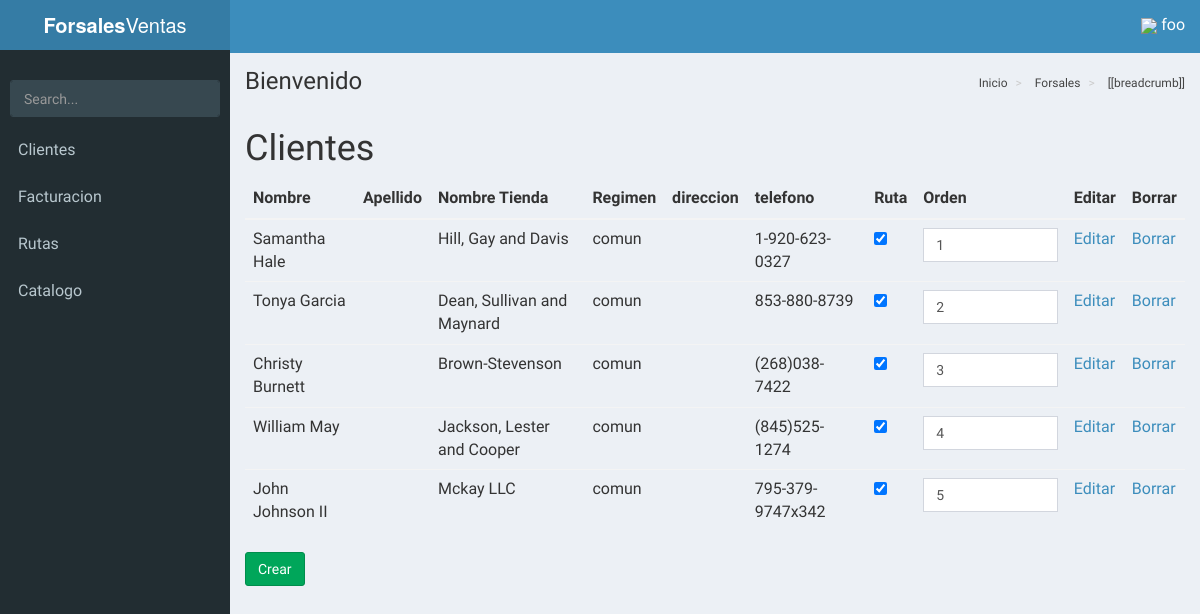
/clientes/ (signed in), run on the app's committed database.
### base/models.py (models this page shows, shortened)
class cliente(models.Model):
	class Meta:
		ordering = ['orden_ruta']
	"""docstring for cliente"""
	nombre = models.CharField(max_length=45)
	apellido = models.CharField(max_length=45)
	nombre_tienda = models.CharField(max_length=45)
	regimen = models.CharField(max_length=45)
	direccion = models.CharField(max_length=45)
	telefono = models.CharField(max_length=45)
	orden_ruta = models.IntegerField()
	pos_x = models.CharField(max_length=50)
	pos_y = models.CharField(max_length=50)
	ruta_activa = models.CharField(max_length=1,default=1)

### base/views.py (the view)
# urls.py: url(r'^clientes/$', ListarCliente, name="listar_clientes"),
@login_required
def ListarCliente(request,):
	ruta_limpiada = os.environ.get('CLEAR')
	print(ruta_limpiada)
	clientes = cliente.objects.all()
	return render(request,'clientes/listar.html',{'object_list':clientes})

### base/templates/clientes/listar.html (shortened to what this page needs)
{% extends 'AdminLTE/index.html' %}
{% block content %}
	<h1>Clientes</h1>
	<table class="table">
		<thead>
			<tr>
				<th>Nombre</th>
				<th>Apellido</th>
				<th>Nombre Tienda</th>
				<th>Regimen</th>
				<th>direccion</th>
				<th>telefono</th>
				<th>Ruta</th>
				<th>Orden</th>
				<th>Editar</th>
				<th>Borrar</th>
			</tr>
		</thead>
		<tbody>
			{% for cliente in object_list %}
				<tr>
					<td>{{ cliente.nombre }}</td>
					<td>{{ cliente.apellido }}</td>
					<td>{{ cliente.nombre_tienda }}</td>
					<td>{{ cliente.regimen }}</td>
					<td>{{ cliente.direccion }}</td>
					<td>{{ cliente.telefono }}</td>
					<td>
						<input
							type="checkbox"
							data-cliente="{{cliente.id}}"
							{% if cliente.ruta_activa == '1' %}
								checked
							{% endif %}
							onclick="toggleStatus(event)"
						/>
					</td>
					<td>
						<input type="number" data-cliente="{{cliente.id}}" value="{{cliente.orden_ruta}}" onchange="setOrdenRuta(event)" />
					</td>
					<td><a href="{% url 'actualizar_cliente' cliente.pk %}">Editar</a></td>
					<td><a href="{% url 'borrar_cliente' cliente.pk %}">Borrar</a></td>
				</tr>
			{% empty %}
				<tr>
					<td>Sin cliente</td>
				</tr>
			{% endfor %}
		</tbody>
	</table>
	<a class="btn btn-success" href="{% url 'crear_cliente' %}">Crear</a>
{% endblock content %}

### base/templates/AdminLTE/index.html (shortened to what this page needs)
{% load static %}
<!DOCTYPE html>
<html>
<head>
<link rel="stylesheet" href="https://unpkg.com/bootstrap-material-design@4.0.0-beta.3/dist/css/bootstrap-material-design.min.css"
>
  <link rel="stylesheet" href="{% static 'css/AdminLTE/bootstrap/css/bootstrap.min.css' %}">
  <link rel="stylesheet" href="{% static 'css/AdminLTE/AdminLTE.min.css' %}">
  <link rel="stylesheet" href="{% static 'css/AdminLTE/skins/_all-skins.min.css' %}">
  <link rel="stylesheet" href="{% static 'css/AdminLTE/plugins/iCheck/flat/blue.css' %}">
  <link rel="stylesheet" href="{% static 'css/AdminLTE/plugins/morris/morris.css' %}">
  <link rel="stylesheet" href="{% static 'css/AdminLTE/plugins/jvectormap/jquery-jvectormap-1.2.2.css' %}">
  <link rel="stylesheet" href="{% static 'css/AdminLTE/plugins/datepicker/datepicker3.css' %}">
  <link rel="stylesheet" href="{% static 'css/AdminLTE/plugins/daterangepicker/daterangepicker.css' %}">
  <link rel="stylesheet" href="{% static 'css/AdminLTE/plugins/bootstrap-wysihtml5/bootstrap3-wysihtml5.min.css' %}">
  <link rel="stylesheet" href="{% static 'alertifyjs/css/alertify.min.css' %}">
  <link rel="stylesheet" href="{% static 'alertifyjs/css/themes/bootstrap.min.css' %}">
  <link rel="stylesheet" href="{% static 'vue/vue-good-table/vue-good-table.css' %}">
</head>
<body class="hold-transition skin-blue sidebar-mini">
<div class="wrapper" id="vue-root">
  <header class="main-header">
    <a href="/" class="logo">
      <span class="logo-lg"><b>Forsales</b>Ventas</span>
    </a>
    <nav class="navbar navbar-static-top">
      <a href="#" class="sidebar-toggle" data-toggle="offcanvas" role="button">
      </a>
      <div class="navbar-custom-menu">
        <ul class="nav navbar-nav">
          <li class="dropdown user user-menu">
            <a href="#" class="dropdown-toggle" data-toggle="dropdown">
             <img style="width: 10%; " src="{% static 'img/user.png' %}">
              <span class="hidden-xs">{{ request.user.username }}</span>
            </a>
          </li>
        </ul>
      </div>
    </nav>
  </header>
  <aside class="main-sidebar">
    <section class="sidebar">
      <div class="user-panel">
      </div>
      <form action="#" method="get" class="sidebar-form">
        <div class="input-group">
          <input type="text" name="q" class="form-control" placeholder="Search...">
              <span class="input-group-btn">
                <button type="submit" name="search" id="search-btn" class="btn btn-flat">
                </button>
              </span>
        </div>
      </form>
      <ul class="sidebar-menu">
      {% if request.user.is_superuser %}
        <li class="header">PANEL DE CONTROL</li>
        <li>
          <a href="{% url 'listar_productos' %}">
            <i class="fa fa-shopping-basket" aria-hidden="true"><span>Productos</span></i>
          </a>
        </li>
        <li>
          <a href="{% url 'listar_clientes' %}">
            <i class="fa fa-th"></i> <span>Clientes</span>
          </a>
        </li>
        <li>
          <a href="{% url 'bodega' 'main' %}">
            <i class="fa fa-th"></i> <span>Bodega</span>
          </a>
        </li>
        <li>
          <a href="{% url 'listar_distribuidores' %}">
            <i class="fa fa-th"></i> <span>Distribuidores</span>
          </a>
        </li>
        <li>
          <a href="{% url 'listar_proveedores' %}">
            <i class="fa fa-th"></i> <span>Proveedores</span>
          </a>
        </li>
        <li class="treeview">
          <a href="#">
            <i class="fa fa-dashboard"></i> <span>Facturacion</span>
            <span class="pull-right-container">
              <i class="fa fa-angle-left pull-right"></i>
            </span>
          </a>
          <ul class="treeview-menu">
            <li class=""><a href="{% url 'factura' %}"><i class="fa fa-circle-o"></i> Listar</a></li>
          </ul>
           <ul class="treeview-menu">
            <li class=""><a href="{% url 'reportes' %}"><i class="fa fa-circle-o"></i> reportes</a></li>
          </ul>
        </li>
        <li class="treeview">
          <a href="#">
            <i class="fa fa-dashboard"></i> <span>Inventario</span>
            <span class="pull-right-container">
              <i class="fa fa-angle-left pull-right"></i>
            </span>
          </a>
          <ul class="treeview-menu">
            <li class=""><a href="{% url 'movimiento' %}"><i class="fa fa-circle-o"></i> Movimientos</a></li>
          </ul>
        </li>
        <!--li class="treeview">
          <a href="#">
            <i class="fa fa-dashboard"></i> <span>Catalogo</span>
            <span class="pull-right-container">
              <i class="fa fa-angle-left pull-right"></i>
            </span>
          </a>
          <ul class="treeview-menu">
            {% comment %}
            <li class=""><a href="{% url 'catalogos' %}"><i class="fa fa-circle-o"></i> Lista</a></li>
            {% endcomment %}
          </ul>
        </li-->
        <li class="treeview">
          <a href="#">
            <i class="fa fa-dashboard"></i> <span>Rutas</span>
            <span class="pull-right-container">
              <i class="fa fa-angle-left pull-right"></i>
            </span>
          </a>
          <ul class="treeview-menu">
            <li class=""><a href="{% url 'rutas-mapa' %}"><i class="fa fa-circle-o"></i> Rutas</a></li>
          </ul>
        </li>
      {% else %}
        {% if request.user %}
<li>
          <a href="{% url 'listar_clientes' %}">
             <span>Clientes</span>
          </a>
        </li>
          <li class="treeview">
            <a href="#">
               <span>Facturacion</span>
            </a>
          </li>
          <li class="treeview">
            <a href="#">
               <span>Rutas</span>
            </a>
          </li>
        <li class="treeview">
          <a href="#">
             <span>Catalogo</span>
          </a>
        </li>
        {% endif %}
      {% endif %}
      </ul>
    </section>
  </aside>
  <div class="content-wrapper">
    <section class="content-header">
      <h1>
        Bienvenido
      </h1>
      <ol class="breadcrumb">
        <li><a href="#"> Inicio</a></li>
        <li><a href="#"> Forsales </a></li>
        <li v-for="breadcrumb in breadcrumbs"><a href="#"> [[breadcrumb]] </a></li>
      </ol>
    </section>
    <section class="content">
      {% block content %}
      {% endblock content %}
    </section>
  </div>
</div>
</body>
</html>

### base/templates/AdminLTE/index.html (style rules this page uses)
html, body { font-size: 16px !important; }
.navbar { display: inherit !important; }

### data on the page
cliente: nombre "Samantha Hale", nombre_tienda "Hill, Gay and Davis", regimen "comun", telefono "1-920-623-0327", ruta_activa "☑", id "1"
cliente: nombre "Tonya Garcia", nombre_tienda "Dean, Sullivan and Maynard", regimen "comun", telefono "853-880-8739", ruta_activa "☑", id "2"
cliente: nombre "Christy Burnett", nombre_tienda "Brown-Stevenson", regimen "comun", telefono "(268)038-7422", ruta_activa "☑", id "3"
cliente: nombre "William May", nombre_tienda "Jackson, Lester and Cooper", regimen "comun", telefono "(845)525-1274", ruta_activa "☑", id "4"
cliente: nombre "John Johnson II", nombre_tienda "Mckay LLC", regimen "comun", telefono "795-379-9747x342", ruta_activa "☑", id "5"

### other printed values
{{ request.user.username }} "foo"
